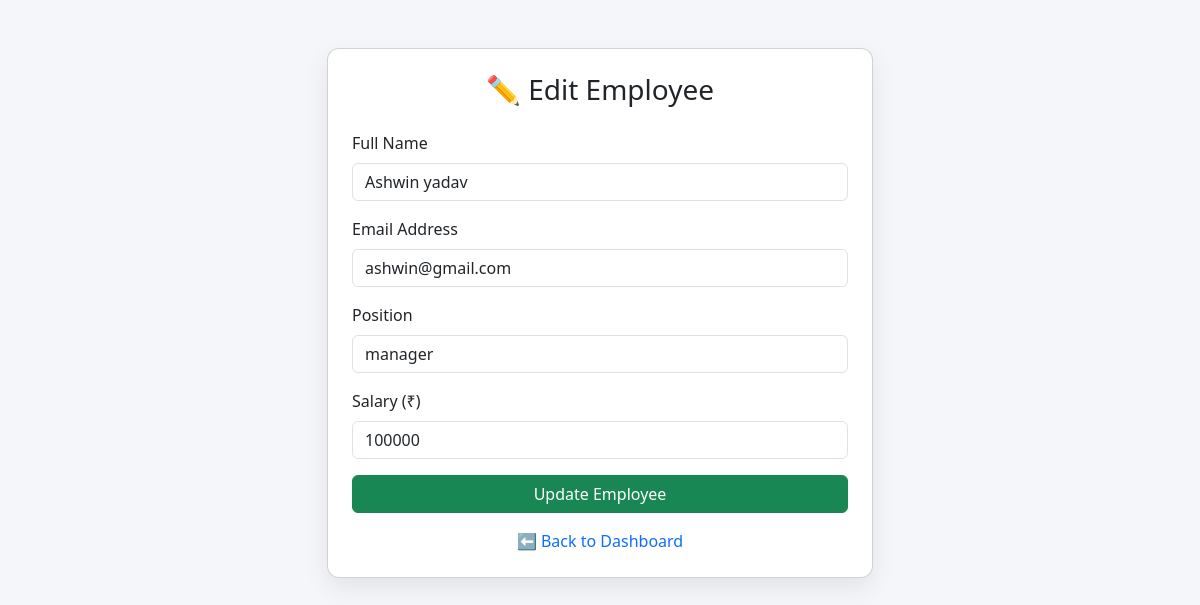
Screenshot of /edit/2 (signed in) with the database file from the repository.
### tables this page shows
CREATE TABLE employee (
            id INTEGER PRIMARY KEY,
            name TEXT,
            email TEXT,
            position TEXT,
            salary INTEGER
        );

### app.py (the view, shortened to what this page needs)
@app.route("/edit/<int:id>", methods=["GET", "POST"])
@login_required
def edit(id):
    db = get_db()
    emp = db.execute("SELECT * FROM employee WHERE id=?", (id,)).fetchone()
    return render_template("edit_employee.html", emp=emp)

### app.py (called while the page is built)
def get_db():
    return sqlite3.connect("employees.db")

@login_manager.user_loader
def load_user(user_id):
    return Admin(user_id)

### templates/edit_employee.html (shortened to what this page needs)
<!DOCTYPE html>
<html lang="en">
<head>
    <link href="https://cdn.jsdelivr.net/npm/bootstrap@5.3.2/dist/css/bootstrap.min.css" rel="stylesheet">
</head>
<body>
<div class="container mt-5">
    <div class="row justify-content-center">
        <div class="col-md-6">
            <div class="card p-4">
                <h3 class="text-center mb-4">✏️ Edit Employee</h3>
                <form method="POST">
                    <div class="mb-3">
                        <label class="form-label">Full Name</label>
                        <input type="text" name="name" class="form-control"
                               value="{{ emp[1] }}" required>
                    </div>
                    <div class="mb-3">
                        <label class="form-label">Email Address</label>
                        <input type="email" name="email" class="form-control"
                               value="{{ emp[2] }}" required>
                    </div>
                    <div class="mb-3">
                        <label class="form-label">Position</label>
                        <input type="text" name="position" class="form-control"
                               value="{{ emp[3] }}" required>
                    </div>
                    <div class="mb-3">
                        <label class="form-label">Salary (₹)</label>
                        <input type="number" name="salary" class="form-control"
                               value="{{ emp[4] }}" min="0" required>
                    </div>
                    <div class="d-grid">
                        <button type="submit" class="btn btn-success">
                            Update Employee
                        </button>
                    </div>
                </form>
                <div class="text-center mt-3">
                    <a href="/dashboard" class="text-decoration-none">
                        ⬅ Back to Dashboard
                    </a>
                </div>
            </div>
        </div>
    </div>
</div>
</body>
</html>

### templates/edit_employee.html (style rules this page uses)
body { background: #f4f6f9; }
.card { border-radius: 12px; box-shadow: 0 10px 25px rgba(0,0,0,0.08); }

### rows the page displays
employee: name "Ashwin yadav", email "ashwin@gmail.com", position "manager", salary "100000"
